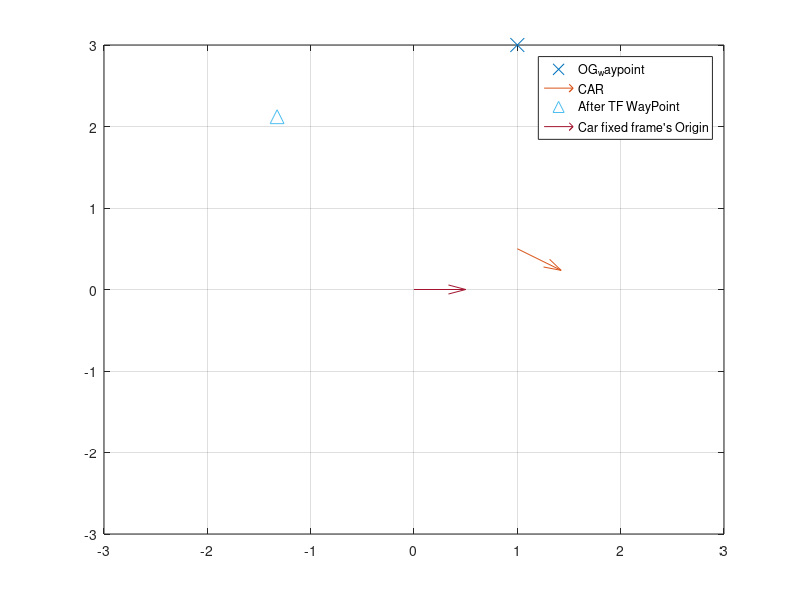

Reproduce this figure in MATLAB. (Note: this script raises an error after producing the figure.)
%% Preliminary Setup

% Author: Menson Li  
% File Name: transform_test.m  
% Brief: Transformation proof for SJSU FusionAD project.  
% Date: 12/26/2018

% Clear out workspace
clc, clear, close all

%%
%{
p = [1;-1;0];

theta = deg2rad(45);

rot_mat_zz = [cos(theta) -sin(theta) 0; sin(theta) cos(theta) 0; 0 0 1];

p_adj = rot_mat_zz*p;

p_vec_x = [0 p(1)];
p_vec_y = [0 p(2)];
p_adj_vec_x = [0 p_adj(1)];
p_adj_vec_y = [0 p_adj(2)];

figure();
plot(p_vec_x,p_vec_y,'x-');
hold on;
plot(p_adj_vec_x,p_adj_vec_y,'o-');
grid on;
legend("Pre-transform", "After transform");
%}

% Check Transformation matrix

%{
wp = [1 1 0 1]';
To_wp = eye(4);
To_wp(1:4,4) = wp; 

theta = deg2rad(45);

car = [1 0.5 0 1]';
To_car = [cos(theta) -sin(theta) 0 1;
          sin(theta) cos(theta) 0 1;
          0 0 1 0;
          0 0 0 1];
To_car(1:4,4) = car;
car_dx = [car(1) car(1)+0.5*cosd(45)];
car_dy = [car(2) car(2)+0.5*sind(45)];

Tcar_wp = inv(To_car)*To_wp;

figure();
plot(wp(1),wp(2),'x');
hold on;
plot(car_dx,car_dy,'o-');
grid on;
plot(Tcar_wp(1,4),Tcar_wp(2,4), '*');
legend("OG_waypoint", "CAR", "After TF WP");

car_wp_dx = car(1)-wp(1);
car_wp_dy = car(2)-wp(2);

disp(["Distance to origin after TF: " sqrt(Tcar_wp(1,4)^2+Tcar_wp(2,4)^2)]);
disp(["Relative distance before tf to car: " sqrt(car_wp_dx^2+car_wp_dy^2)]);
%}

% Proof check relative angle
%{
wp = [1 1 0 1]';
To_wp = eye(4);
To_wp(1:4,4) = wp; 

theta = deg2rad(45);

car = [1 0.5 0 1]';
To_car = [cos(theta) -sin(theta) 0 1;
          sin(theta) cos(theta) 0 1;
          0 0 1 0;
          0 0 0 1];
To_car(1:4,4) = car;
car_dx = [car(1) car(1)+0.5*cosd(45)];
car_dy = [car(2) car(2)+0.5*sind(45)];

Tcar_wp = inv(To_car)*To_wp;

wp_car_dx = wp(1)-car(1);
wp_car_dy = wp(2)-car(2);

relative_theta = atan2(wp_car_dy,wp_car_dx) - theta;
relative_theta_tf = atan2(Tcar_wp(2,4),Tcar_wp(1,4));

disp(["Relative theta before TF:" num2str(relative_theta)]);
disp(["Relative theta after TF:" num2str(relative_theta_tf)]);

% This proves that the relative angle between the position vector of the
% waypoint relative to the car's coordinate frame is the same as the
% position vector of the waypoint relative to the global origin frame after
% transform.
%}

% Check if the waypoint is ahead (in the positive X axis region of the car
% fixed frame).

%% Final Proof
% Input: Waypoint position ("wp" array [x y z 1]')
%        Vehicle orientation ("theta")
%        Vehicle position ("car" array [x y z 1]')
clear, clc, close all;
wp = [1 3 0 1]';
To_wp = eye(4);
To_wp(1:4,4) = wp; 

% Theta is the orientation of the vehicle
theta = deg2rad(-32);

car = [1 0.5 0 1]';
To_car = [cos(theta) -sin(theta) 0 1;
          sin(theta) cos(theta) 0 1;
          0 0 1 0;
          0 0 0 1];
To_car(1:4,4) = car;
car_dx = 0.5*cos(theta);
car_dy = 0.5*sin(theta);

Tcar_wp = inv(To_car)*To_wp;

wp_car_dx = wp(1)-car(1);
wp_car_dy = wp(2)-car(2);

if(Tcar_wp(1,4) > 0)
    disp(["Waypoint is ahead (x) by: " Tcar_wp(1,4) "meter"]);
else
    disp(["Waypoint is trailing (x) by: " Tcar_wp(1,4) "meter"]);
end

% Checks
% The two distance values must equal for the transform to be valid.
% The two angle values must equal for the tranform to be valid.
disp(["Distance to origin after TF: " sqrt(Tcar_wp(1,4)^2+Tcar_wp(2,4)^2)]);
disp(["Relative distance before tf to car: " sqrt(wp_car_dx^2+wp_car_dy^2)]);

relative_theta = atan2(wp_car_dy,wp_car_dx) - theta;
relative_theta_tf = atan2(Tcar_wp(2,4),Tcar_wp(1,4));

disp(["Relative theta before TF:" num2str(relative_theta)]);
disp(["Relative theta after TF:" num2str(relative_theta_tf)]);
% End of checks

figure();
plot(wp(1),wp(2),'x', 'MarkerSize', 10);
hold on;
%plot(car_dx,car_dy,'o-');
quiver(car(1),car(2),car_dx,car_dy,0);
grid on;
plot(Tcar_wp(1,4),Tcar_wp(2,4), '^','MarkerSize', 10);
quiver(0,0,0.5,0,0);

legend("OG_waypoint", "CAR", "After TF WayPoint", "Car fixed frame's Origin");
xlim([-3 3]);
ylim([-3 3]);


%% Extracts TF equations
clear all;
syms wp_x wp_y car_x car_y theta

% This equation assumes planar space, not 3D space. Thus, z components of
% the two position vectors are 0.

%wp = [wp_x; wp_y; 0; 1];
%To_wp = eye(4);
%To_wp(1:4,4) = wp; 

To_wp = [1 0 0 wp_x;
         0 1 0 wp_y;
         0 0 1 0;
         0 0 0 1];

% Theta is the orientation of the vehicle
%theta = deg2rad(45);

%car = [car_x; car_y; 0; 1];
To_car = [cos(theta) -sin(theta) 0 car_x;
          sin(theta) cos(theta) 0 car_y;
          0 0 1 0;
          0 0 0 1];
To_car_R = To_car(1:3,1:3);
trans_To_car_R = [cos(theta) sin(theta) 0;
                  -sin(theta) cos(theta) 0;
                  0 0 1;];
              
inv_coordinate = (-1)*trans_To_car_R*To_car(1:3,4);
      
inv_To_car = [ trans_To_car_R inv_coordinate;
               0 0 0 1];
      
Tcar_wp = inv_To_car*To_wp;
disp("Homogeneous Transformation Maxtrix of the Waypoint frame wrt Vehicle's body fixed frame:");
Tcar_wp;
disp("The X component of the transformed waypoint is:");
Tcar_wp(1,4)

%% Proof the generated equation is correct;
clear all;
wp = [1 1 0 1]';
To_wp = eye(4);
To_wp(1:4,4) = wp; 

% Theta is the orientation of the vehicle
theta = deg2rad(-90);

car = [1 0.5 0 1]';
To_car = [cos(theta) -sin(theta) 0 1;
          sin(theta) cos(theta) 0 1;
          0 0 1 0;
          0 0 0 1];
To_car(1:4,4) = car;
car_dx = 0.5*cos(theta);
car_dy = 0.5*sin(theta);

Tcar_wp = inv(To_car)*To_wp;

car_x = car(1);
car_y = car(2);
wp_x = wp(1);
wp_y = wp(2);

x_gen_eqn = wp_x*cos(theta) - car_y*sin(theta) - car_x*cos(theta) + wp_y*sin(theta);
x_ans = Tcar_wp(1,4);

absolute_answer_difference = abs(x_ans - x_gen_eqn);

% Check if the answer tolerance is within 1 %
% The tolerance won't work if the waypoint is exactly lined up with the
% location of the car at the x axis (x=0), because x*0.01 = 0.

if(absolute_answer_difference < (x_ans*0.01))
    disp("Equation is proved");
    fprintf("Equation Outputs: %f\n", x_gen_eqn);
    fprintf("Mathematical Solution: %f\n",x_ans);
else
    disp("Equation is wrong");
    format long;
    disp("Equation's answer:");
    x_gen_eqn
    disp("Model Answer:");
    x_ans    
end